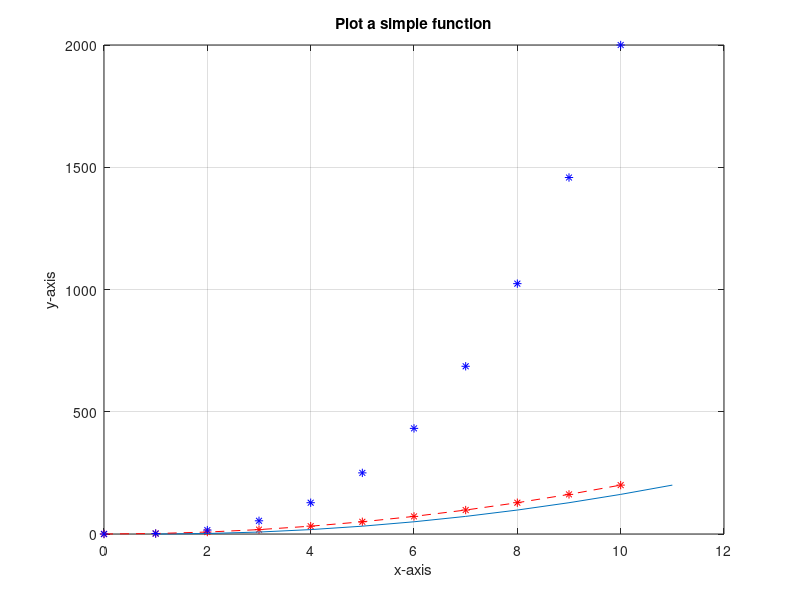

Source code (MATLAB):
clc , close all
x=[0:10]
y=2*x.^2
figure(1)
plot(x,y,'r*')
xlabel('x-axis')
ylabel('y-axis')
title('Plot a simple function')
grid on
hold on
y1=2*x.^3
plot(y)
hold on
plot(x,y,'r--',x,y1,'b*')